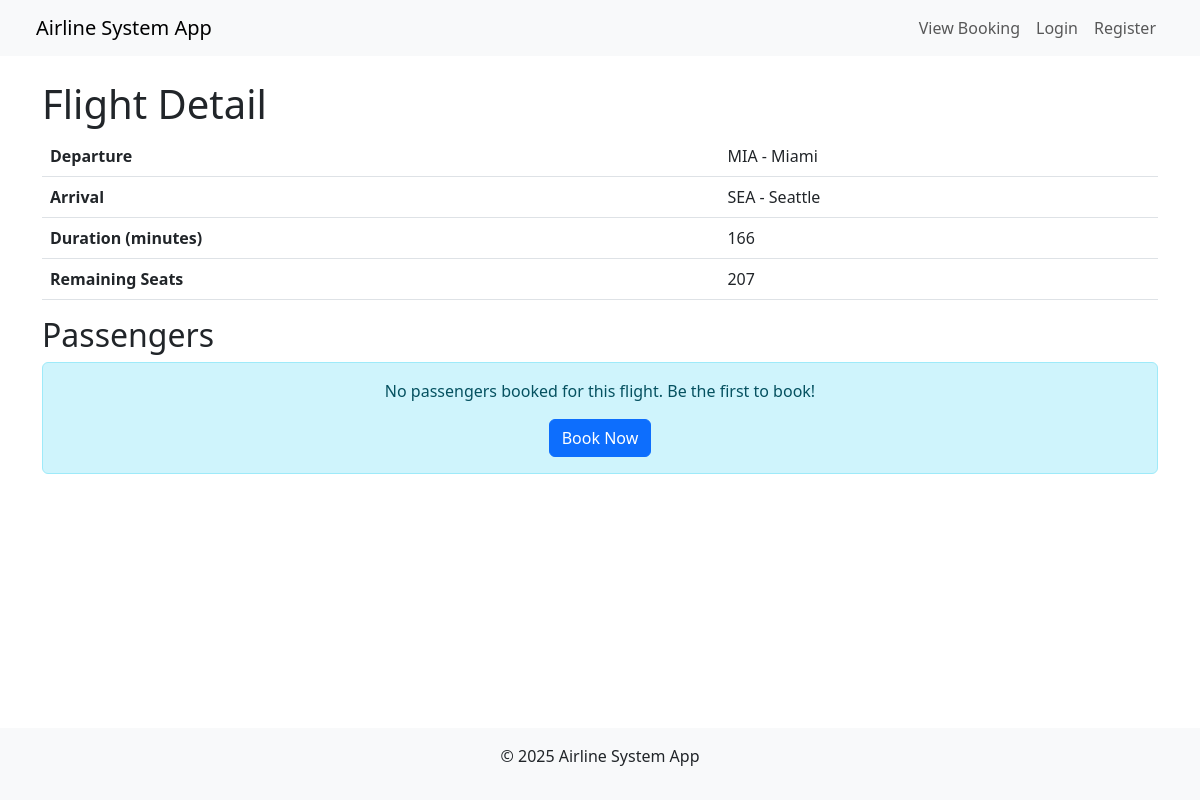
Before: /flights/3/ with the older database file.
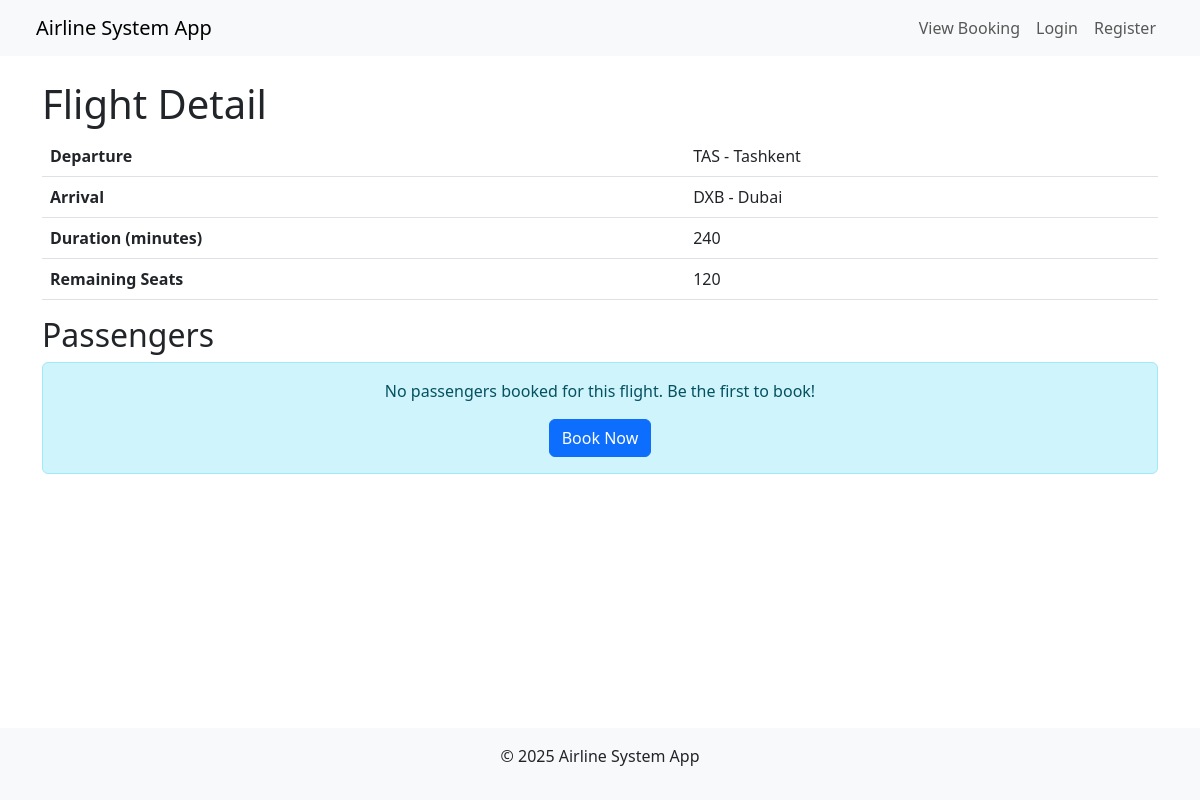
After: the same page with the newer database file.
### flights/models.py (models this page shows, shortened)
class Flight(models.Model):
    origin = models.ForeignKey(Airport, on_delete=models.CASCADE, related_name="departures")
    destination = models.ForeignKey(Airport, on_delete=models.CASCADE, related_name="arrivals")
    duration = models.PositiveIntegerField()
    capacity = models.PositiveIntegerField()

class Airport(models.Model):
    code = models.CharField(max_length=3, unique=True)
    city = models.CharField(max_length=100)
    def __str__(self):
        return f"{self.code} - {self.city}"

### flights/views.py (the view)
# urls.py: path('flights/<int:flight_id>/', views.flight_detail, name='flight_detail'),
def flight_detail(request, flight_id):
    flight = models.Flight.objects.get(id=flight_id)
    bookings = models.Booking.objects.filter(flight=flight)
    passengers = [booking.passenger for booking in bookings]
    context = {
        'flight': flight,
        'passengers': passengers,
    }
    return render(request, 'flights/flight_detail.html', context)

### flights/templates/flights/flight_detail.html (shortened to what this page needs)
{% extends 'base.html' %}
{% block content %}
<h1>Flight Detail</h1>
<table class="table">
    <tr>
        <th>Departure</th>
        <td>{{ flight.origin }}</td>
    </tr>
    <tr>
        <th>Arrival</th>
        <td>{{ flight.destination }}</td>
    </tr>
    <tr>
        <th>Duration (minutes)</th>
        <td>{{ flight.duration }}</td>
    </tr>
    <tr>
        <th>Remaining Seats</th>
        <td>{{ flight.capacity }}</td>
    </tr>
</table>
<h2>Passengers</h2>
{% if passengers %}
    <table class="table">
        <thead>
            <tr>
                <th>Name</th>
                <th>Email</th>
            </tr>
        </thead>
        <tbody>
            {% for passenger in passengers %}
                <tr>
                    <td>{{ passenger.name }}</td>
                    <td>{{ passenger.user.email }}</td>
                </tr>
            {% endfor %}
        </tbody>
    </table>
{% else %}
    <div class="alert alert-info text-center">
        <p>No passengers booked for this flight. Be the first to book!</p>
        <a href="{% url 'flights:flight_book' flight.id %}" class="btn btn-primary">Book Now</a>
    </div>
{% endif %}
{% endblock %}

Changed rows visible on the page:
changed Flight: origin "MIA - Miami" → "TAS - Tashkent"; destination "SEA - Seattle" → "DXB - Dubai"; duration "166" → "240"; capacity "207" → "120"
